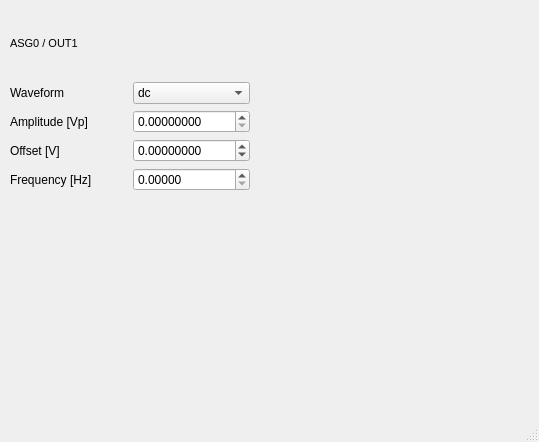
<?xml version="1.0" encoding="UTF-8"?>
<ui version="4.0">
 <class>MainWindow</class>
 <widget class="QMainWindow" name="MainWindow">
  <property name="geometry">
   <rect>
    <x>0</x>
    <y>0</y>
    <width>539</width>
    <height>442</height>
   </rect>
  </property>
  <property name="windowTitle">
   <string>MainWindow</string>
  </property>
  <widget class="QWidget" name="centralwidget">
   <widget class="QWidget" name="layoutWidget">
    <property name="geometry">
     <rect>
      <x>10</x>
      <y>10</y>
      <width>240</width>
      <height>181</height>
     </rect>
    </property>
    <layout class="QVBoxLayout" name="asg0_layout">
     <item>
      <widget class="QLabel" name="label">
       <property name="font">
        <font>
         <pointsize>8</pointsize>
         <weight>50</weight>
         <bold>false</bold>
        </font>
       </property>
       <property name="text">
        <string>ASG0 / OUT1</string>
       </property>
      </widget>
     </item>
     <item>
      <layout class="QHBoxLayout" name="waveform_layout">
       <item>
        <widget class="QLabel" name="label_asg_fct_3">
         <property name="text">
          <string>Waveform</string>
         </property>
        </widget>
       </item>
       <item>
        <widget class="QComboBox" name="waveform0_box">
         <item>
          <property name="text">
           <string>dc</string>
          </property>
         </item>
         <item>
          <property name="text">
           <string>sin</string>
          </property>
         </item>
         <item>
          <property name="text">
           <string>cos</string>
          </property>
         </item>
         <item>
          <property name="text">
           <string>ramp</string>
          </property>
         </item>
         <item>
          <property name="text">
           <string>halframp</string>
          </property>
         </item>
         <item>
          <property name="text">
           <string>square</string>
          </property>
         </item>
         <item>
          <property name="text">
           <string>noise</string>
          </property>
         </item>
        </widget>
       </item>
      </layout>
     </item>
     <item>
      <layout class="QHBoxLayout" name="horizontalLayout_3">
       <item>
        <widget class="QLabel" name="label_ampl_4">
         <property name="text">
          <string>Amplitude [Vp]</string>
         </property>
        </widget>
       </item>
       <item>
        <widget class="QDoubleSpinBox" name="amplitude0_spinbox">
         <property name="wrapping">
          <bool>false</bool>
         </property>
         <property name="buttonSymbols">
          <enum>QAbstractSpinBox::UpDownArrows</enum>
         </property>
         <property name="correctionMode">
          <enum>QAbstractSpinBox::CorrectToNearestValue</enum>
         </property>
         <property name="decimals">
          <number>8</number>
         </property>
         <property name="maximum">
          <double>10.000000000000000</double>
         </property>
         <property name="singleStep">
          <double>0.001220000000000</double>
         </property>
        </widget>
       </item>
      </layout>
     </item>
     <item>
      <layout class="QHBoxLayout" name="horizontalLayout_2">
       <item>
        <widget class="QLabel" name="label_ampl_2">
         <property name="text">
          <string>Offset [V]</string>
         </property>
        </widget>
       </item>
       <item>
        <widget class="QDoubleSpinBox" name="offset0_spinbox">
         <property name="decimals">
          <number>8</number>
         </property>
         <property name="minimum">
          <double>-10.000000000000000</double>
         </property>
         <property name="maximum">
          <double>10.000000000000000</double>
         </property>
         <property name="singleStep">
          <double>0.001220000000000</double>
         </property>
        </widget>
       </item>
      </layout>
     </item>
     <item>
      <layout class="QHBoxLayout" name="horizontalLayout_4">
       <item>
        <widget class="QLabel" name="label_ampl_3">
         <property name="text">
          <string>Frequency [Hz]</string>
         </property>
        </widget>
       </item>
       <item>
        <widget class="QDoubleSpinBox" name="frequency0_spinbox">
         <property name="correctionMode">
          <enum>QAbstractSpinBox::CorrectToNearestValue</enum>
         </property>
         <property name="decimals">
          <number>5</number>
         </property>
         <property name="minimum">
          <double>0.000000000000000</double>
         </property>
         <property name="maximum">
          <double>62500000.000000000000000</double>
         </property>
         <property name="singleStep">
          <double>0.116415000000000</double>
         </property>
         <property name="value">
          <double>0.000000000000000</double>
         </property>
        </widget>
       </item>
      </layout>
     </item>
    </layout>
   </widget>
  </widget>
  <widget class="QMenuBar" name="menubar">
   <property name="geometry">
    <rect>
     <x>0</x>
     <y>0</y>
     <width>539</width>
     <height>26</height>
    </rect>
   </property>
  </widget>
  <widget class="QStatusBar" name="statusbar"/>
 </widget>
 <resources/>
 <connections/>
</ui>
